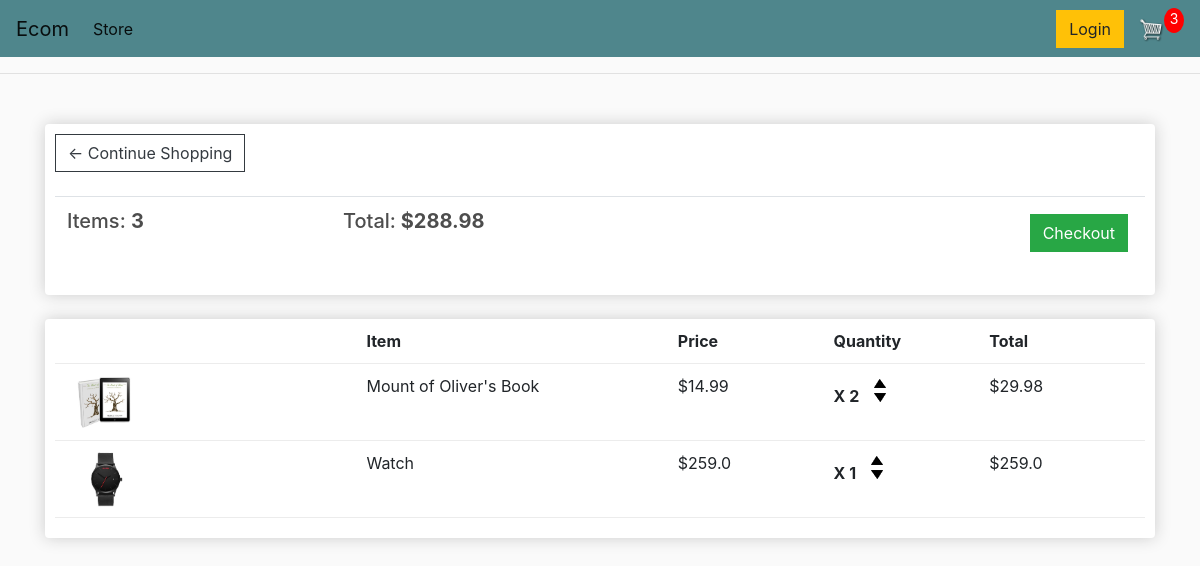
/cart/ (signed in), run on an earlier commit of the app's database.
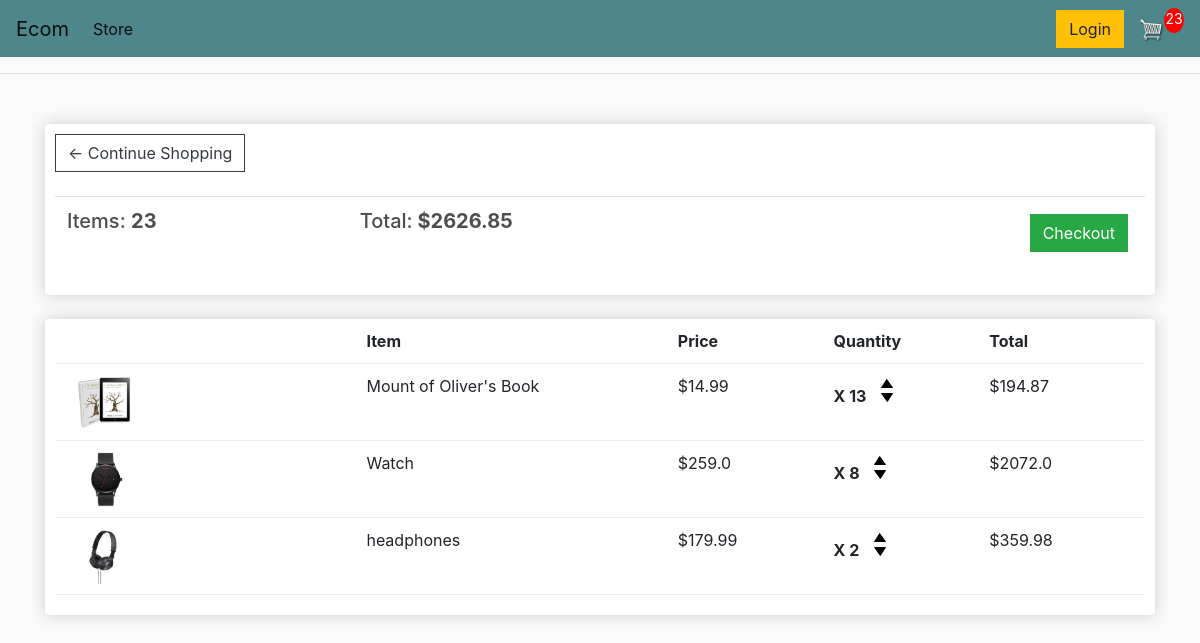
And on a later commit of the database.
### store/models.py (models this page shows, shortened)
class Order(models.Model):
    customer = models.ForeignKey(Customer, on_delete=models.SET_NULL, null=True, blank=True)
    date_ordered = models.DateTimeField(auto_now_add=True)
    complete = models.BooleanField(default=False)
    transaction_id = models.CharField(max_length=100, null=True)
    @property
    def get_cart_total(self):
        orderitems = self.orderitem_set.all()
        total=sum([item.get_total for item in orderitems])
        total=round(total,2)
        return total
    @property
    def get_cart_items(self):
        orderitems = self.orderitem_set.all()
        total=sum([item.quantity for item in orderitems])
        return total

class OrderItem(models.Model):
    product = models.ForeignKey(Product, on_delete=models.SET_NULL, null=True)
    order = models.ForeignKey(Order, on_delete=models.SET_NULL, null=True)
    quantity = models.IntegerField(default=0, null=True, blank=True)
    date_added = models.DateTimeField(auto_now_add=True)
    @property
    def get_total(self):
        total=self.product.price*self.quantity
        total=round(total,2)
        return total

class Product(models.Model):
    name = models.CharField(max_length=200)
    price = models.FloatField()
    digital = models.BooleanField(default=False,null=True, blank=True)
    image = models.ImageField(null=True,blank=True)
    @property
    def imageURL(self):
        try:
            url=self.image.url
        except:
            url=''
        return url

### store/views.py (the view)
# urls.py: path('cart/',views.cart,name="cart"),
def cart(request):
    if request.user.is_authenticated:
        customer = request.user.customer
        order, created = Order.objects.get_or_create(customer=customer, complete=False)
        items = order.orderitem_set.all()
        cartItems = order.get_cart_items
    else:
        cookieData = cookieCart(request)
        cartItems = cookieData['cartItems']
        order = cookieData['order']
        items = cookieData['items']
    context = {'items':items,'order':order,'cartItems':cartItems}
    return render(request,'store/cart.html', context)

### store/templates/store/cart.html
{% extends 'store/main.html' %}
{% load static %}
{% block content %}
    <div class="row">
        <div class="col-lg-12">
            <div class="box-element">
                <a  class="btn btn-outline-dark" href="{% url 'store' %}">&#x2190; Continue Shopping</a>
                <br>
                <br>
                <table class="table">
                    <tr>
                        <th><h5>Items: <strong>{{order.get_cart_items}}</strong></h5></th>
                        <th><h5>Total:<strong> ${{order.get_cart_total}}</strong></h5></th>
                        <th>
                            <a  style="float:right; margin:5px;" class="btn btn-success" href="{% url 'checkout' %}">Checkout</a>
                        </th>
                    </tr>
                </table>
            </div>
            <br>
            <div class="box-element">
                <div class="cart-row">
                    <div style="flex:2"></div>
                    <div style="flex:2"><strong>Item</strong></div>
                    <div style="flex:1"><strong>Price</strong></div>
                    <div style="flex:1"><strong>Quantity</strong></div>
                    <div style="flex:1"><strong>Total</strong></div>
                </div>
                {% for item in items %}
                <div class="cart-row">
                    <div style="flex:2"><img class="row-image" src="{{ item.product.imageURL }}"></div>
                    <div style="flex:2"><p>{{ item.product.name }}</p></div>
                    <div style="flex:1"><p>${{ item.product.price }}</p></div>
                    <div style="flex:1">
                        <p class="quantity">X {{item.quantity}}</p>
                        <div class="quantity">
                            <img data-product="{{item.product.id}}" data-action="add" class="chg-quantity update-cart" src="{% static  'images/arrow-up.png' %}">
                            <img data-product="{{item.product.id}}" data-action="remove" class="chg-quantity update-cart" src="{% static  'images/arrow-down.png' %}">
                        </div>
                    </div>
                    <div style="flex:1"><p>${{item.get_total}}</p></div>
                </div>
                {% endfor %}
            </div>
        </div>
    </div>
{% endblock content %}

What changed in the data, as far as the page shows it:
changed through a linked row, Order: get_cart_items "3" → "23"; get_cart_total "288.98" → "2626.85"
changed OrderItem "Mount of Oliver's Book": quantity "2" → "13"; get_total "29.98" → "194.87"
changed OrderItem "Watch": quantity "1" → "8"; get_total "259.0" → "2072.0"
added OrderItem: product.imageURL (picture), product.name "headphones", product.price "179.99", quantity "2", get_total "359.98"
Also different on the page:
{{ cartItems }}: "3" → "23"
